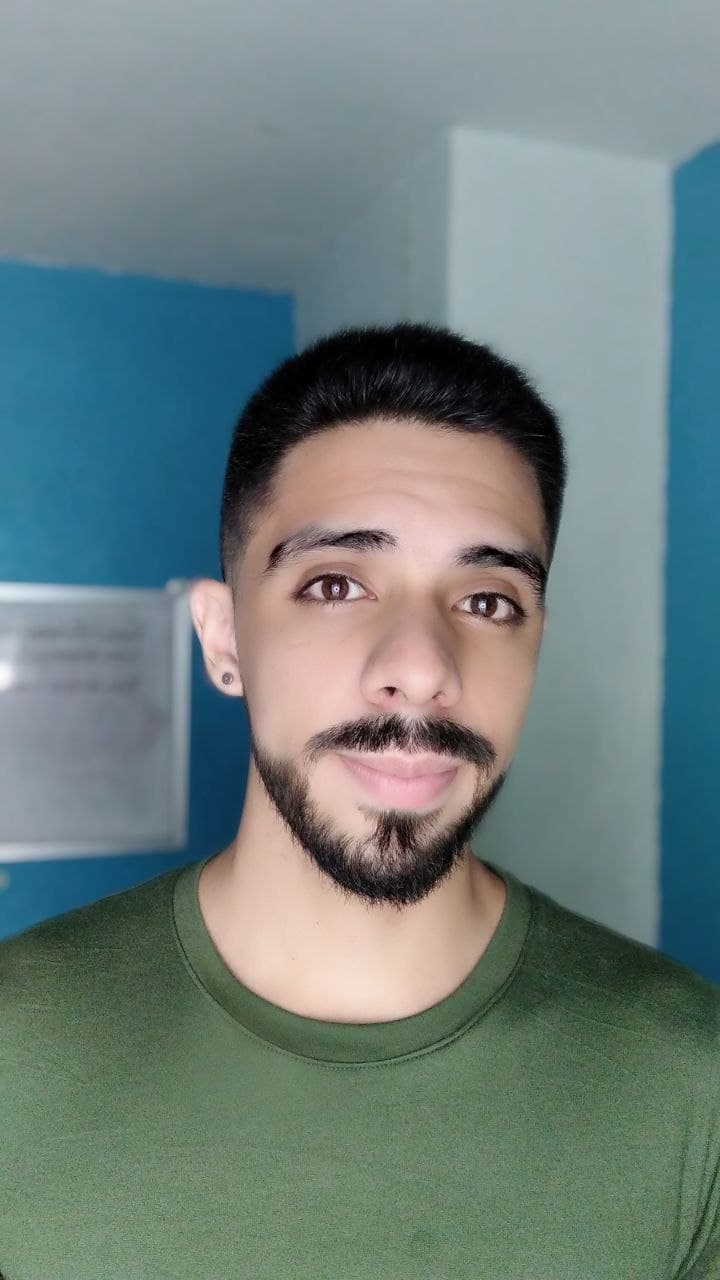
%> input picture Tarea #4 (Listo)/Codes/Image Compression/me.jpg, 720 x 1280 px
$ octave img_compression.m   (GNU Octave 9; MATLAB toolbox functions it lacks are replaced by stand-ins)
%> lines starting %> are read from the running program, lines starting %| are printed output that depends on the picture
% Estudiante: Naranjo Sthory Alexanyer Antonio
% Cedula de identidad: V - 26.498.600
% Asignatura: Calculo Cientifico (6105)
% Tarea 4: Descomposicion en valores singulares (SVD)
% Compresion de imagenes

close all
clear all
clc

function img_compressor
  %reading and converting the image
  inImage = imread('me.jpg');
%> inImage is the input picture: size 1280x720x3 uint8; mean R, G, B 110.9, 127.5, 125.8
  inImage = rgb2gray(inImage);
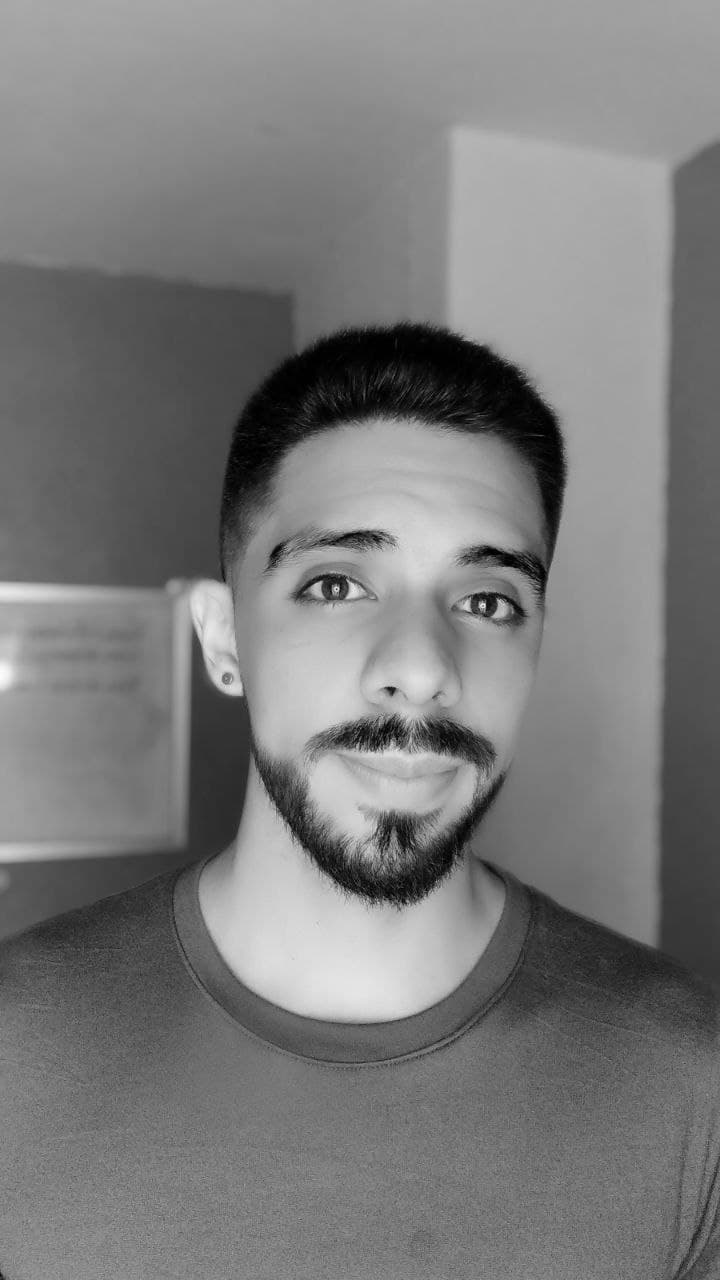
%> inImage: size 1280x720 uint8; min 0, max 252, mean 122.3
  inImageD = double(inImage);
  % decomposing the image using singular value decomposition
  [U,S,V] = svd(inImageD);
  % Using different number of singular values (diagonal of S) to compress and
  % reconstruct the image
  dispEr = [];
  numSVals = [];
  for N = 5:25:200
      % store the singular values in a temporary var
      C = S;
      % discard the diagonal values not required for compression
      C(N+1:end,:) = 0;
      C(:,N+1:end) = 0;
      % Construct an Image using the selected singular values
      D = U*C*V';
      % display and compute error
      figure;
      buffer = sprintf('Image output using %d singular values', N)
      imshow(uint8(D));
      title(buffer);
      error = sum(sum((inImageD-D).^2));
      % store vals for display
      dispEr = [dispEr; error];
      numSVals = [numSVals; N];
  endfor
%> this loop made 8 passes
%> (error, dispEr) on passes 1 to 5: (298564128.3, 298564128.3), (33078321.2, [298564128.3; 33078321.2]), (20957008.9, [298564128.3; 33078321.2; 20957008.9]), (15603058.9, [298564128.3; 33078321.2; 20957008.9; 15603058.9]), (12144136, [298564128.3; 33078321.2; 20957008.9; 15603058.9; 12144136])
%> error on passes 6 to 8: 9574969.7, 7559237.5, 5952613.3
%> pass 1, in img_compressor, `imshow(uint8(D));`:
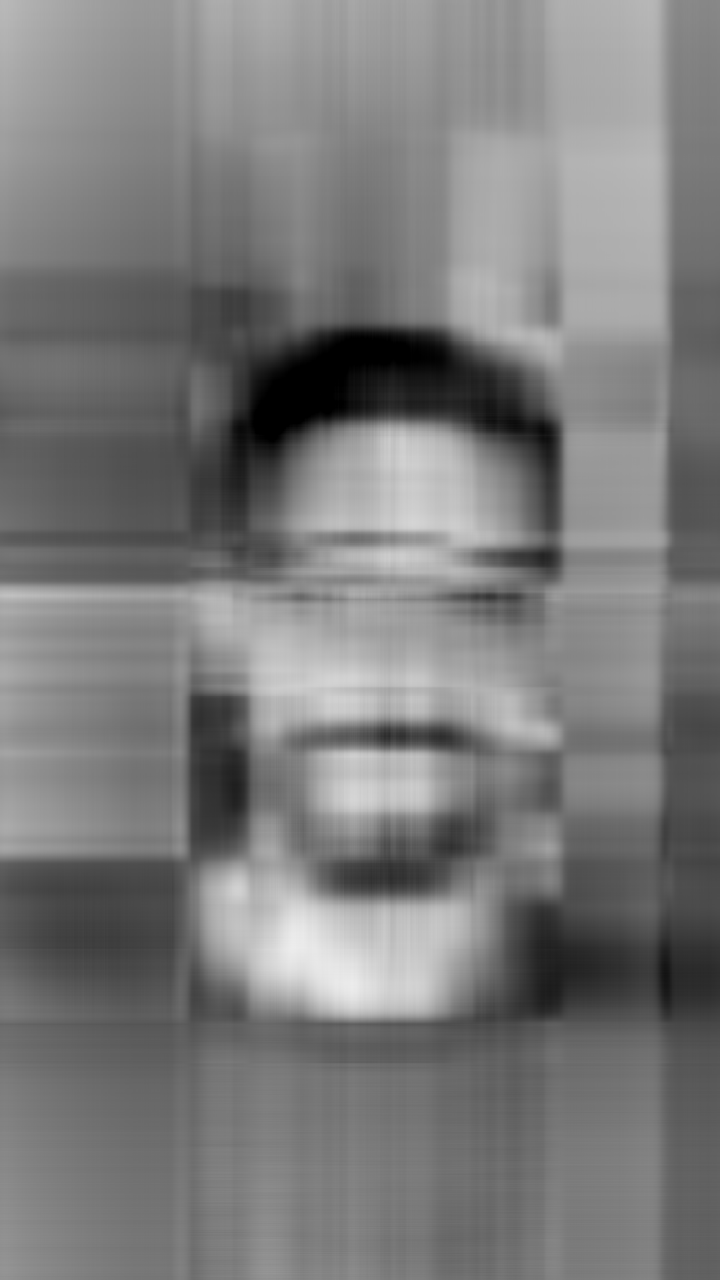
%> displayed picture: size 1280x720, on the screen's scale of 0 to 255; min 0, max 237, mean 122.4
%> after the loop, numSVals = [5; 30; 55; 80; 105; 130; 155; 180]
  error_graph(numSVals, dispEr)
endfunction

function error_graph(numSVals, dispEr)
  % dislay the error graph
  figure;
  title('Error in compression');
  plot(numSVals, dispEr);
  grid on
  xlabel('Number of Singular Values used');
  ylabel('Error between compress and original image');
endfunction

function main
  img_compressor()
endfunction

main()
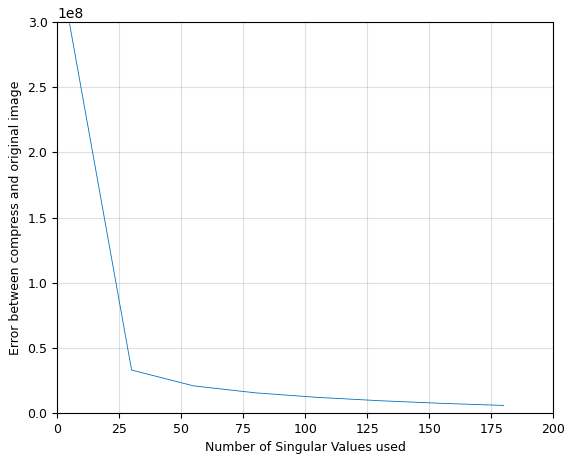
%> figure redrawn from the program's plot data
